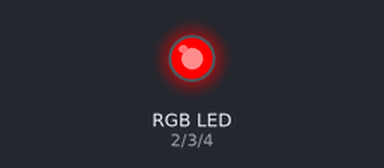
Recording of a sketch running on a simulated Arduino Uno, built with avr-gcc and run on an emulated ATmega328P. Parts: an RGB LED mixed from three pins (HIGH = lit).

Above: at 0.7 s.
At 3.7 s:
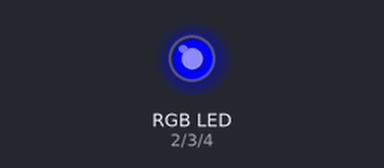
At 5.2 s:
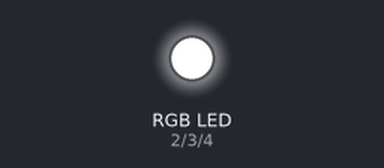
At 6.7 s:
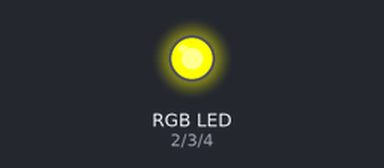
At 9.7 s:
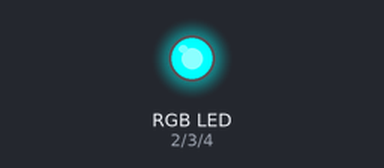
At 12.7 s:
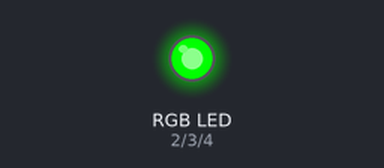
Timing chart, 0 to 13.7 s (numbered marks = the images above):
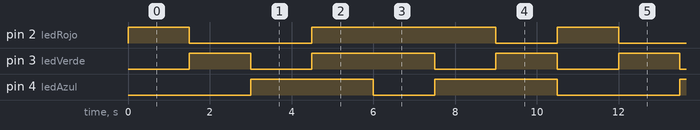

The sketch:

Led-RGB.ino
```cpp
int ledRojo = 2;     // Define el pin digital 2 para el LED rojo
int ledVerde = 3;    // Define el pin digital 3 para el LED verde
int ledAzul = 4;     // Define el pin digital 4 para el LED azul

void setup() {
  pinMode(ledRojo, OUTPUT);   // Configura el pin del LED rojo como salida
  pinMode(ledVerde, OUTPUT);  // Configura el pin del LED verde como salida
  pinMode(ledAzul, OUTPUT);   // Configura el pin del LED azul como salida
}

void loop() {
  digitalWrite(ledRojo, 255); // Enciende el LED rojo (valor alto)
  digitalWrite(ledVerde, 0);  // Apaga el LED verde
  digitalWrite(ledAzul, 0);   // Apaga el LED azul
  delay(1500);                // Espera 1.5 segundos

  digitalWrite(ledRojo, 0);   // Apaga el LED rojo
  digitalWrite(ledVerde, 255);// Enciende el LED verde
  digitalWrite(ledAzul, 0);   // Apaga el LED azul
  delay(1500);                // Espera 1.5 segundos

  digitalWrite(ledRojo, 0);   // Apaga el LED rojo
  digitalWrite(ledVerde, 0);  // Apaga el LED verde
  digitalWrite(ledAzul, 255); // Enciende el LED azul
  delay(1500);                // Espera 1.5 segundos

  digitalWrite(ledRojo, 255); // Enciende rojo
  digitalWrite(ledVerde, 255);// Enciende verde
  digitalWrite(ledAzul, 255); // Enciende azul → blanco
  delay(1500);                // Espera 1.5 segundos

  digitalWrite(ledRojo, 255); // Enciende rojo
  digitalWrite(ledVerde, 255);// Enciende verde
  digitalWrite(ledAzul, 0);   // Apaga azul → amarillo
  delay(1500);                // Espera 1.5 segundos

  digitalWrite(ledRojo, 255); // Enciende rojo
  digitalWrite(ledVerde, 0);  // Apaga verde
  digitalWrite(ledAzul, 255); // Enciende azul → magenta
  delay(1500);                // Espera 1.5 segundos

  digitalWrite(ledRojo, 0);   // Apaga rojo
  digitalWrite(ledVerde, 255);// Enciende verde
  digitalWrite(ledAzul, 255); // Enciende azul → cian
  delay(1500);                // Espera 1.5 segundos

  //vuelve al inicio del loop
}
```

Measured:
- by itself, pin 2 (ledRojo): repeats every 10.5 s: LOW 3.0 s, HIGH 4.5 s, LOW 1.5 s, HIGH 1.5 s
- by itself, pin 3 (ledVerde): repeats every 10.5 s: LOW 1.5 s, HIGH 3.0 s, 2 × (LOW 1.5 s, HIGH 1.5 s)
- by itself, pin 4 (ledAzul): repeats every 10.5 s: LOW 1.5 s, HIGH 3.0 s, LOW 3.0 s, HIGH 3.0 s
